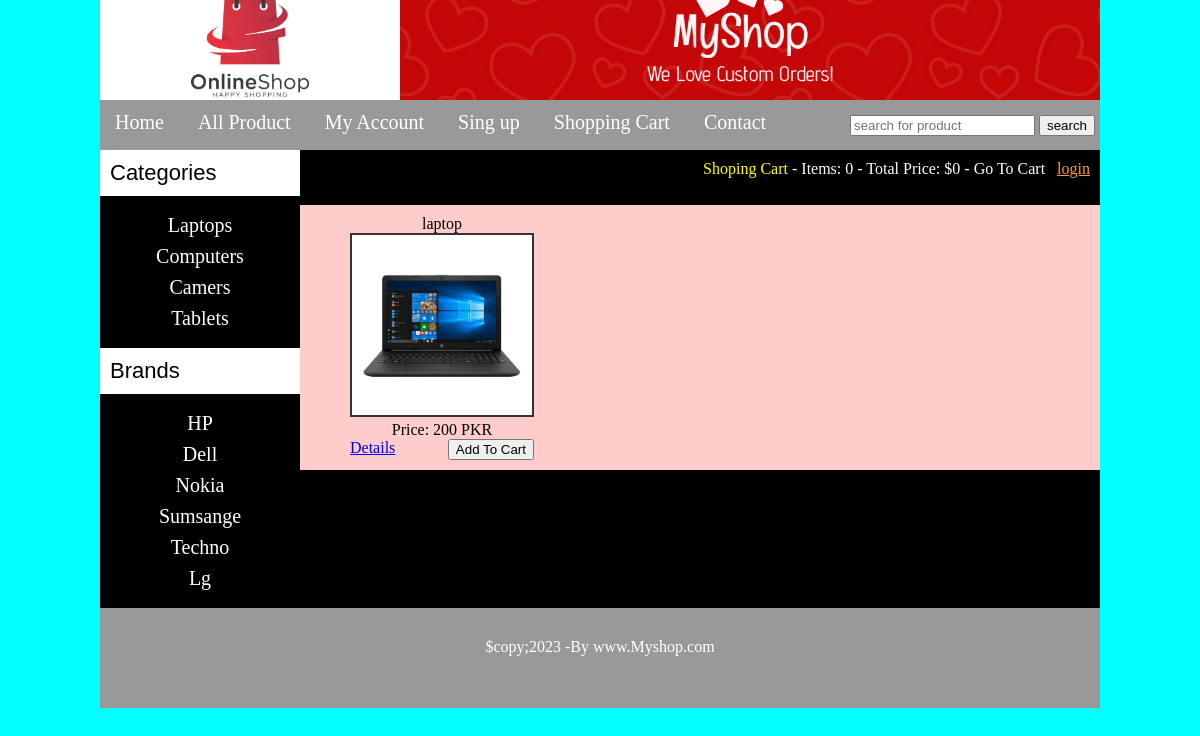
/Myproject/index.php?cat=1, run on the app's committed database.
### tables this page shows
CREATE TABLE `categories` (
  `cat_id` int(10) NOT NULL,
  `cat_titel` text NOT NULL
);

CREATE TABLE `brands` (
  `brand_id` int(10) NOT NULL,
  `brand_titel` text NOT NULL
);

CREATE TABLE `products` (
  `product_id` int(10) NOT NULL,
  `cat_id` int(10) NOT NULL,
  `brand_id` int(10) NOT NULL,
  `date` timestamp NOT NULL DEFAULT CURRENT_TIMESTAMP ON UPDATE CURRENT_TIMESTAMP,
  `product_titel` text NOT NULL,
  `product_image1` text NOT NULL,
  `product_image2` text NOT NULL,
  `product_image3` text NOT NULL,
  `product_price` int(10) NOT NULL,
  `product_des` text NOT NULL,
  `product_keywords` text NOT NULL,
  `status` text NOT NULL
);

### Myproject/functions/function.php (the view, shortened to what this page needs)
<?php
$db=mysqli_connect("localhost","root","","myshop");
function get_client_ip() {
    $ipaddress = '';
    if (getenv('HTTP_CLIENT_IP'))
        $ipaddress = getenv('HTTP_CLIENT_IP');
    else if(getenv('HTTP_X_FORWARDED_FOR'))
        $ipaddress = getenv('HTTP_X_FORWARDED_FOR');
    else if(getenv('HTTP_X_FORWARDED'))
        $ipaddress = getenv('HTTP_X_FORWARDED');
    else if(getenv('HTTP_FORWARDED_FOR'))
        $ipaddress = getenv('HTTP_FORWARDED_FOR');
    else if(getenv('HTTP_FORWARDED'))
       $ipaddress = getenv('HTTP_FORWARDED');
    else if(getenv('REMOTE_ADDR'))
        $ipaddress = getenv('REMOTE_ADDR');
    else
        $ipaddress = 'UNKNOWN';
    return $ipaddress;
}
function items()
{
    if(isset($_GET['add_cart']))
    {
        global $db;
        $ip_addres=get_client_ip();
        $get_items= "select * from cart where ip_addres='$ip_addres'";
        $run_items=mysqli_query($db,$get_items);
        $count_items=mysqli_num_rows($run_items);
    }
    else
{
    $ip_addres=get_client_ip();
    global $db;
    $get_items= "select * from cart where ip_addres='$ip_addres'";
        $run_items=mysqli_query($db,$get_items);
        $count_items=mysqli_num_rows($run_items);
}
echo $count_items;
}
function total_price()
{
    $total=0;
    echo "$" .$total;
}
function getcata()
{
    global $db;
$get_cata="SELECT * FROM `categories`";
$run_cata=mysqli_query($db,$get_cata);
while($row_cata=mysqli_fetch_array($run_cata)){
    $cat_id=$row_cata['cat_id'];
    $cata_titel=$row_cata['cat_titel'];
     echo"<li><a href='index.php?cat=$cat_id'>$cata_titel</a></li>";
}
}
function getcatpro()
{
    global $db;
    if(isset($_GET['cat']))
{
    $cat_id=$_GET['cat'];
    $get_cat_pro="select * from products where cat_id='$cat_id'";
    $run_get_pro=mysqli_query($db,$get_cat_pro);
    while($row_get_pro=mysqli_fetch_array($run_get_pro))
    {
        $pro_id=$row_get_pro['product_id'];
        $pro_titel=$row_get_pro['product_titel'];
        $pro_price=$row_get_pro['product_price'];
        $pro_image=$row_get_pro['product_image1'];
        echo "
        <div id='singel_product'>
        <h3>$pro_titel</h3>
        <img src='admin_area/product_images/$pro_image' width='180' height='180'><br>
        <p><b>Price: $pro_price PKR</b></p>
        <a href='details.php?pro_id=$pro_id' style='float:left;'>Details</a>
        <a href='index.php?add_cart=$pro_id'><button style='float:right';>Add To Cart</button></a>
        </div>";
    }
    }
    }
function getbrand()
{
    global $db;
    $get_brand="SELECT * FROM `brands`";
$run_brand=mysqli_query($db,$get_brand);
while($row_brand=mysqli_fetch_array($run_brand)){
$brand_id=$row_brand['brand_id'];
    $brand_titel=$row_brand['brand_titel'];
     echo "<li><a href='index.php?brand=$brand_id'>$brand_titel</a></li>";
}
}
?>

### Myproject/styles/style.css (style rules this page uses)
html, body, div, span, applet, object, iframe, h1, h2, h3, h4, h5, h6, p, blockquote, pre, a, abbr, acronym, address, big, cite, code, del, dfn, em, img, ins, kbd, q, s, samp, small, strike, strong, sub, sup, tt, var, b, u, i, center, dl, dt, dd, ol, ul, li, fieldset, form, label, legend, table, caption, tbody, tfoot, thead, tr, th, td, article, aside, canvas, details, embed, figure, figcaption, footer, header, hgroup, menu, nav, output, ruby, section, summary, time, mark, audio, video { margin: 0; padding: 0; border: 0; font-size: 100%; font: inherit; vertical-align: baseline; }
body { background-color: cyan; }
#cata li { list-style: none; margin: 8px; }
#cata a { color: #fff; text-decoration: none; font-size: 20px; margin: 5px; }
#singel_product { float: left; padding: 10px; }
#singel_product img { border: 2px solid #333; }

### data on the page
categories: cat_titel "Laptops"
categories: cat_titel "Computers"
categories: cat_titel "Camers"
categories: cat_titel "Tablets"
brands: brand_titel "HP"
brands: brand_titel "Dell"
brands: brand_titel "Nokia"
brands: brand_titel "Sumsange"
brands: brand_titel "Techno"
brands: brand_titel "Lg"
products: product_titel "laptop", product_image1 (picture), product_price "200"

### other printed values
$count_items "0"
$total "0"
